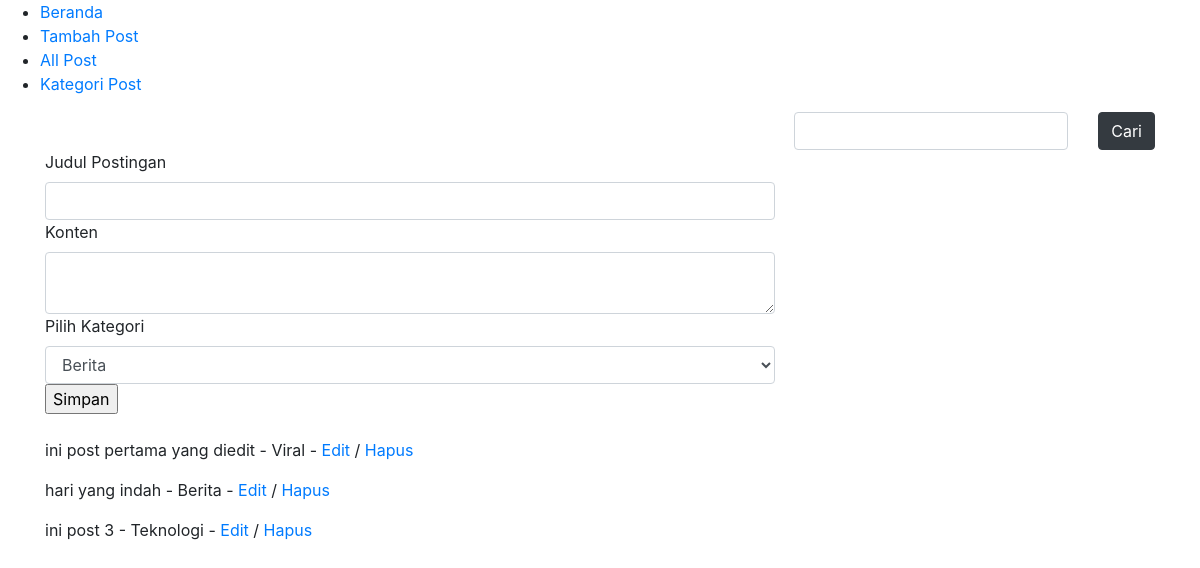
Before: /post/tambahpost/ with the older database file.
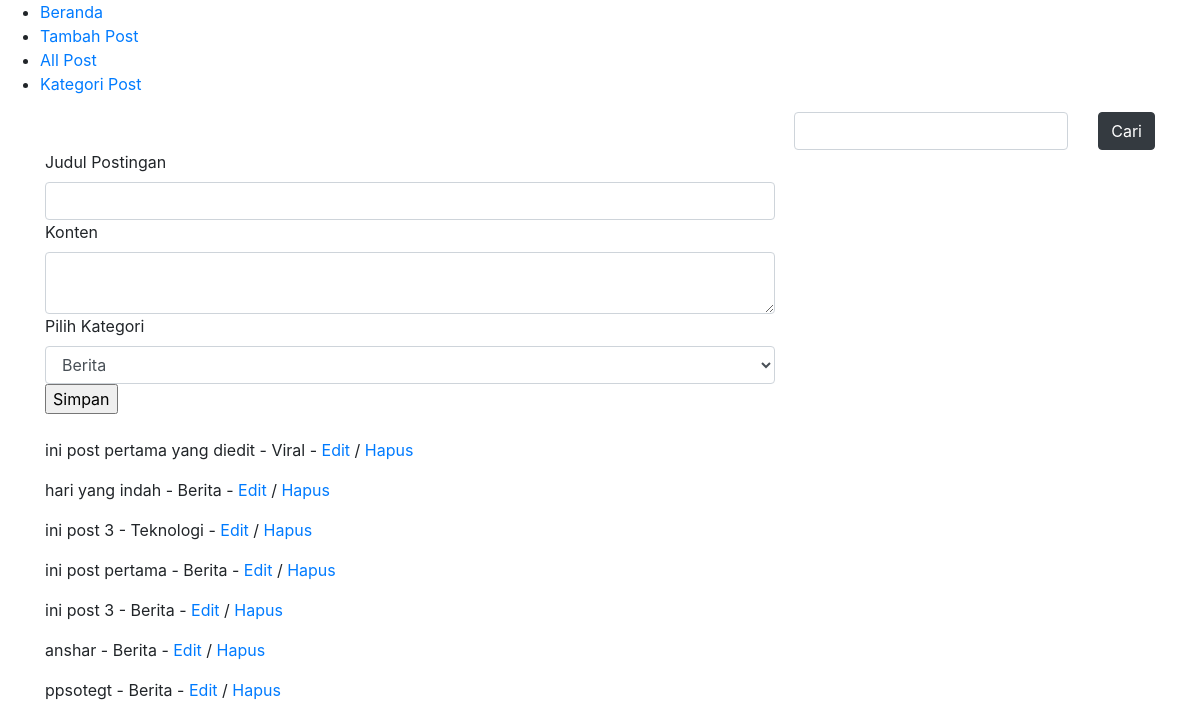
After: the same page with the newer database file.
### app.py (models this page shows)
class Blog(dbku.Model):
    idPost = dbku.Column(dbku.Integer, primary_key=True)
    judulPost = dbku.Column(dbku.String(50), nullable=False)
    kontenPost = dbku.Column(dbku.String(2000))
    kategoriPost = dbku.Column(dbku.String(50))
    tanggalPost = dbku.Column(dbku.DateTime, default=datetime.today())

### app.py (the view, shortened to what this page needs)
@app.route('/post/tambahpost/', methods=['POST', 'GET'])
def tambah_post():
    semua_post = Blog.query.all()
    return render_template('blog/tambahpost.html', form=TambahPost(), titlepage='Tambah Post', semuapost=semua_post)

### forms.py
class TambahPost(Form):
    judul = StringField('Judul Postingan', validators=[DataRequired()])
    konten = TextAreaField('Konten')
    kategori = SelectField('Pilih Kategori', choices=('Berita', 'Viral', 'Teknologi'))

### templates/blog/tambahpost.html (shortened to what this page needs)
{% extends 'base.html' %}
{% block content %}
<div class="row">
    <div class="col-8">
        <form action="{{url_for('tambah_post')}}" method='POST'>
            {{ form.judul.label }}
            {{ form.judul(class='form-control') }}
            {{ form.konten.label }}
            {{ form.konten(class='form-control') }}
            {{ form.kategori.label }}
            {{ form.kategori(class='form-control') }}
            <input type="submit" value="Simpan">
        </form>
    </div>
</div>
<div class="row">
    <div class="col my-4">
        {% for post in semuapost %}
        <p>{{post.judulPost}} - {{post.kategoriPost}} - <a href="{{ url_for('edit_post', id=post.idPost) }}">Edit</a> /  <a href="{{ url_for('hapus_post', id=post.idPost) }}">Hapus</a> </p>
        {% endfor %}
    </div>
</div>
{% endblock content %}

### templates/base.html (shortened to what this page needs)
<!doctype html>
<html lang="en">
  <head>
    <link rel="stylesheet" href="https://cdn.jsdelivr.net/npm/bootstrap@4.0.0/dist/css/bootstrap.min.css">
  </head>
  <body>
      <ul>
        <li><a href="{{ url_for('index') }}">Beranda</a></li>
        <li><a href="{{ url_for('tambah_post') }}">Tambah Post</a></li>
        <li><a href="{{ url_for('semua_post') }}">All Post</a></li>
        <li><a href="{{ url_for('halaman_kategori') }}">Kategori Post</a></li>
      </ul>
      <div class="container">
        <form action="{{ url_for('cari_post', cari=cari) }}" method='GET'>
          <div class="row justify-content-end">
                  <div class="col-auto">
                      <input name='cari' type="text" class='form-control'>
                  </div>
                  <div class="col-auto">
                      <button type='submit' class='btn btn-dark'>Cari</button>
                  </div>
              </div>
          </form>
              {% block content %}{% endblock content %}
      </div>
  </body>
</html>

Changed rows visible on the page:
added Blog: judulPost "ini post pertama", kategoriPost "Berita"
added Blog: judulPost "ini post 3", kategoriPost "Berita"
added Blog: judulPost "anshar", kategoriPost "Berita"
added Blog: judulPost "ppsotegt", kategoriPost "Berita"
